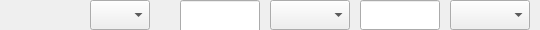
<?xml version="1.0" encoding="UTF-8"?>
<ui version="4.0">
 <class>dialog_null_streamSetSubDialog</class>
 <widget class="QDialog" name="dialog_null_streamSetSubDialog">
  <property name="geometry">
   <rect>
    <x>0</x>
    <y>0</y>
    <width>540</width>
    <height>30</height>
   </rect>
  </property>
  <property name="windowTitle">
   <string>Dialog</string>
  </property>
  <widget class="QLabel" name="label_streamSetSubDialog_channel">
   <property name="geometry">
    <rect>
     <x>0</x>
     <y>0</y>
     <width>30</width>
     <height>30</height>
    </rect>
   </property>
   <property name="text">
    <string/>
   </property>
  </widget>
  <widget class="QComboBox" name="comboBox_streamSetSubDialog_fenbialv">
   <property name="geometry">
    <rect>
     <x>90</x>
     <y>0</y>
     <width>60</width>
     <height>30</height>
    </rect>
   </property>
  </widget>
  <widget class="QLineEdit" name="lineEdit_streamSetSubDialog_mainRate">
   <property name="geometry">
    <rect>
     <x>180</x>
     <y>0</y>
     <width>80</width>
     <height>60</height>
    </rect>
   </property>
  </widget>
  <widget class="QLineEdit" name="lineEdit_streamSetSubDialog_minorRate">
   <property name="geometry">
    <rect>
     <x>360</x>
     <y>0</y>
     <width>80</width>
     <height>30</height>
    </rect>
   </property>
  </widget>
  <widget class="QComboBox" name="comboBox_streamSetSubDialog_minorFenBianLv">
   <property name="geometry">
    <rect>
     <x>270</x>
     <y>0</y>
     <width>80</width>
     <height>30</height>
    </rect>
   </property>
  </widget>
  <widget class="QComboBox" name="comboBox_streamSetSubDialog_liuChangDu">
   <property name="geometry">
    <rect>
     <x>450</x>
     <y>0</y>
     <width>80</width>
     <height>30</height>
    </rect>
   </property>
  </widget>
 </widget>
 <resources/>
 <connections/>
</ui>
